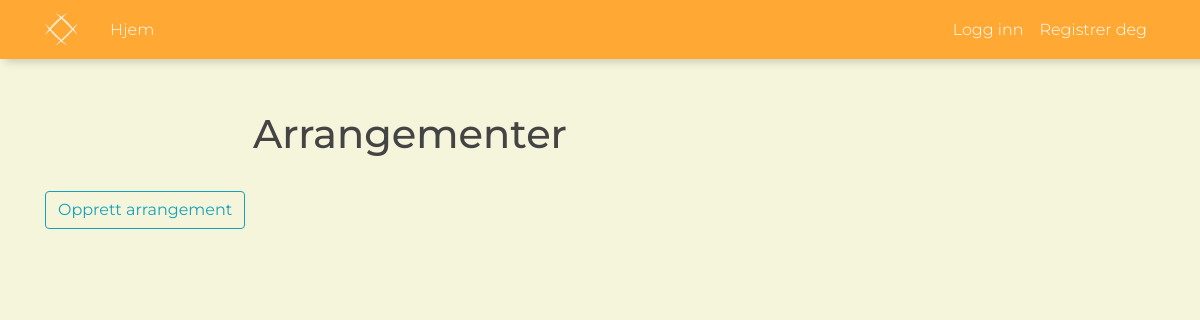
The app's page /events/, older data.
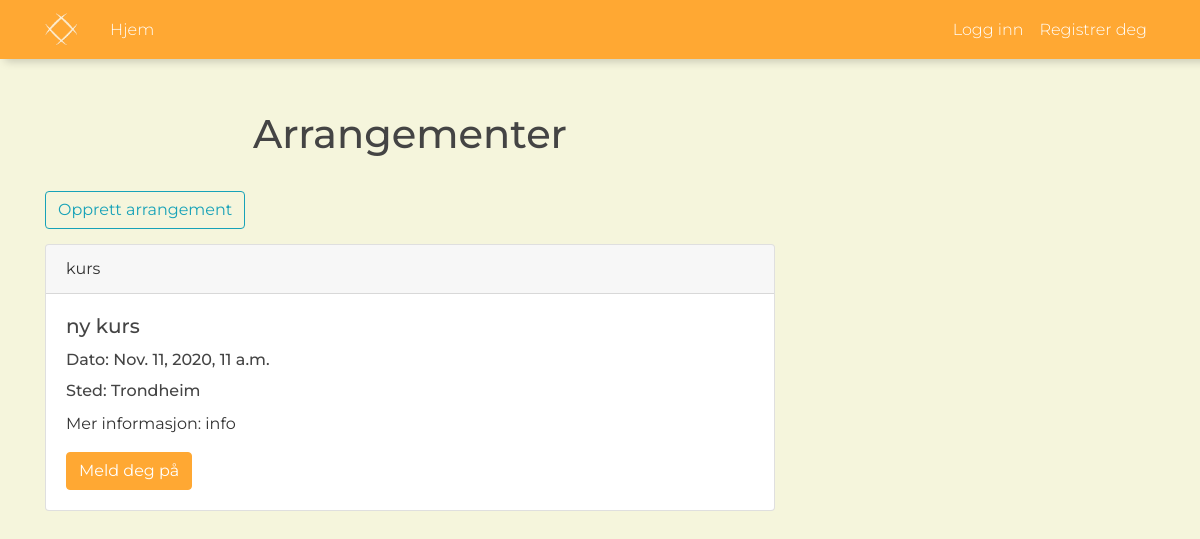
The same page, newer data.
### website/models.py (models this page shows, shortened)
class Arrangement(models.Model):
    type = models.CharField(max_length=50)
    title = models.CharField(max_length=50)
    tidspunkt = models.DateTimeField(default=timezone.now)
    innhold = models.TextField()
    location = models.CharField(max_length=50, null=True)
    forfatter = models.ForeignKey('Bruker', on_delete=models.CASCADE, null=True, default=None)
    objects = ArrangementManager()
    class Meta:
        verbose_name = ('arrangement')
        verbose_name_plural = ('arrangementer')
    def get_all(self):
        return Arrangement.objects.all()

### website/views.py (the view, shortened to what this page needs)
# urls.py: path("events/", views.events, name="events"),
def events(request):
    alleDeltok = deltokArrangement.getMyArrangementId(deltokArrangement, request.user)
    contex = {
        'arrangementer': Arrangement.get_all(Arrangement),
        'user': request.user,
        'alledeltok': alleDeltok,
    }
    return render(request, "website/events.html", contex)

### website/models.py (called while the page is built)
    def getMyArrangementId(self, user):
        list_id = []
        for arr in deltokArrangement.objects.all():
            if arr.bruker == user:
                list_id.append(arr.arrangement.id)
        return list_id

### website/templates/website/events.html (shortened to what this page needs)
{% extends "website/base.html" %}
{% block content %}
    <h1 style="display: flex; justify-content: center">Arrangementer</h1>
    <div style="display: table">
        <form method="POST" action="/createEvent/">
            <input type="submit" name="opprett" value="Opprett arrangement" class="btn btn-outline-info" style="display: table-cell; vertical-align: middle; margin-top: 25px; margin-bottom: 15px"/>
        </form>
    </div>
    {% for arr in arrangementer  %}
    <form method="POST">
            <div class="card" id="event-card" style="margin-bottom: 2rem; margin-top: 0px">
                <div class="card-header">
                    {{ arr.type }}
                </div>
                <div class="card-body">
                    <h5 class="card-title">{{ arr.title }}</h5>
                    <h6 class="card-title">Dato: {{ arr.tidspunkt }}</h6>
                    <h6 class="card-title">Sted: {{ arr.location }}</h6>
                    <p class="card-text">Mer informasjon: {{arr.innhold}} </p>
                    {% if user.is_bedrift != True %}
                    {% if arr.id in alledeltok %}
                    <input type="submit" name="meldAv" value="Meld deg av" class="btn btn-primary" style="background-color:#E01717; border-color:#E01717;"/>
                    {% else %}
                    <input type="submit" name="meldPaa" value="Meld deg på" class="btn btn-primary"/>
                    {% endif %}
                    {% endif %}
                </div>
            </div>
    </form>
    {% endfor %}
{% endblock content %}

Row changes from the older to the newer data that the page shows:
added Arrangement: type "kurs", title "ny kurs", tidspunkt "Nov. 11, 2020, 11 a.m.", location "Trondheim", innhold "info"
